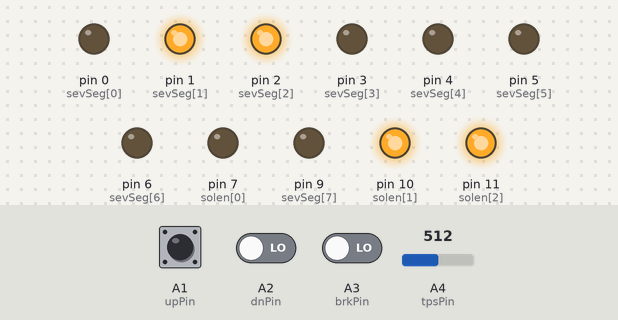
A sketch run on a simulated Arduino Uno, built with avr-gcc and run on an emulated ATmega328P. Parts: output pins drawn as LEDs (lit = HIGH). The test bench sets the inputs (shaded band); at power-on: A1 (upPin) LOW, A2 (dnPin) LOW, A3 (brkPin) LOW, A4 (tpsPin) = 512.

Above: at 1.3 s.
1.4 s: A1 (upPin) pulled HIGH for 0.15 s
At 2.2 s:
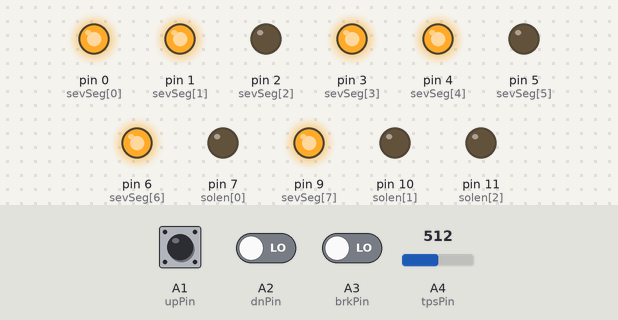
3.0 s: A2 (dnPin) driven HIGH
At 4.4 s:
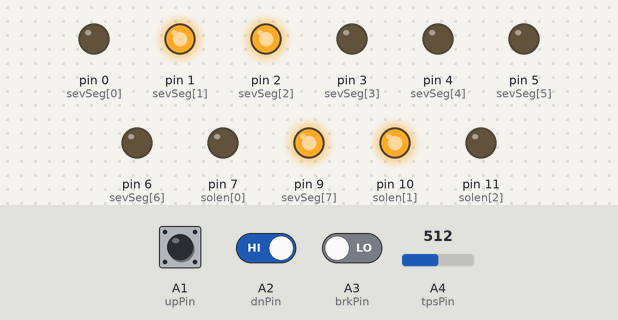
4.7 s: A3 (brkPin) driven HIGH
At 5.2 s:
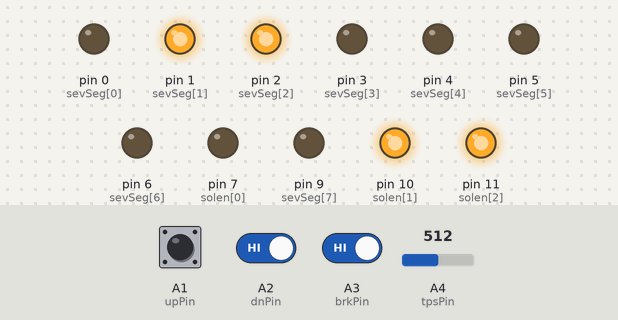
7.7 s: A3 (brkPin) driven LOW
At 8.2 s:
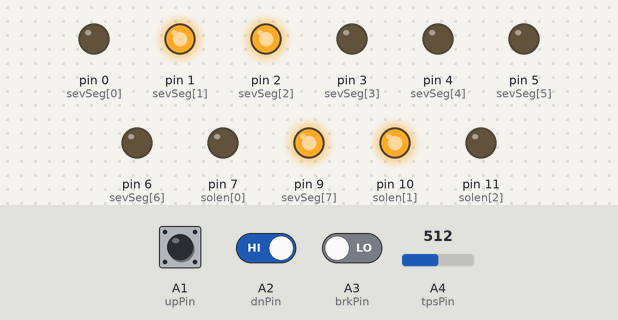
9.2 s: A1 (upPin) pulled HIGH for 1 s
At 9.35 s:
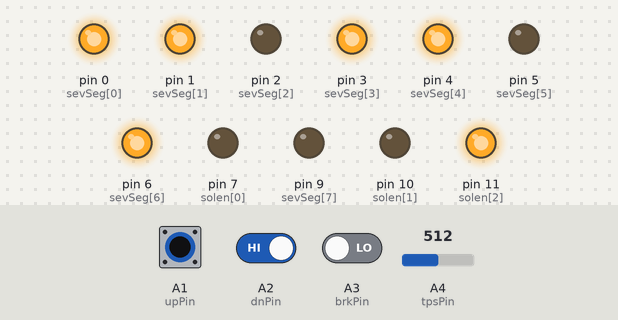
11.7 s: A1 (upPin) pulled HIGH for 0.15 s
At 12.5 s:
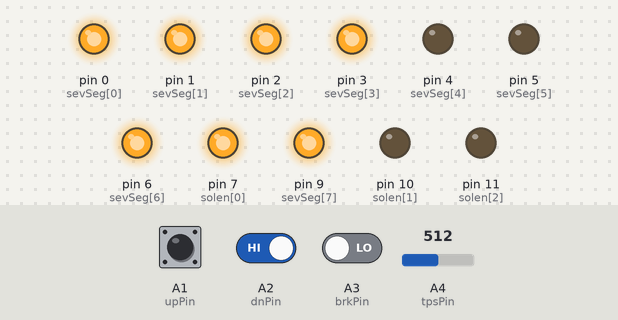
Timing chart, 0 to 14.4 s (numbered marks = the images above; inputs shaded):
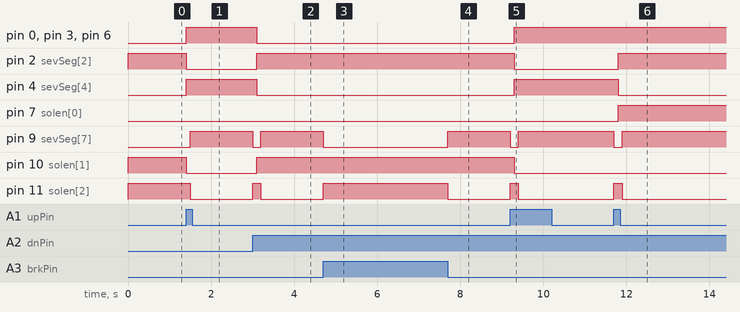

Measured:
- after the input at 1.4 s, pin 0 (sevSeg[0]), pin 3 (sevSeg[3]), pin 4 (sevSeg[4]), pin 6 (sevSeg[6]): LOW → HIGH at once; pin 2 (sevSeg[2]), pin 10 (solen[1]): HIGH → LOW at once; pin 9 (sevSeg[7]): LOW → HIGH after 0.10 s; pin 11 (solen[2]): HIGH → LOW after 0.10 s
- after the input at 3.0 s, pin 0 (sevSeg[0]), pin 3 (sevSeg[3]), pin 4 (sevSeg[4]), pin 6 (sevSeg[6]): HIGH → LOW after 0.10 s; pin 2 (sevSeg[2]), pin 10 (solen[1]): LOW → HIGH after 0.10 s; pin 9 (sevSeg[7]): HIGH → LOW at once, → HIGH 0.20 s later; pin 11 (solen[2]): LOW → HIGH at once, → LOW 0.20 s later
- after the input at 4.7 s, pin 9 (sevSeg[7]): HIGH → LOW at once; pin 11 (solen[2]): LOW → HIGH at once
- after the input at 7.7 s, pin 9 (sevSeg[7]): LOW → HIGH at once; pin 11 (solen[2]): HIGH → LOW at once
- after the input at 9.2 s, pin 0 (sevSeg[0]), pin 3 (sevSeg[3]), pin 4 (sevSeg[4]), pin 6 (sevSeg[6]): LOW → HIGH after 0.10 s; pin 2 (sevSeg[2]), pin 10 (solen[1]): HIGH → LOW after 0.10 s; pin 9 (sevSeg[7]): HIGH → LOW at once, → HIGH 0.20 s later; pin 11 (solen[2]): LOW → HIGH at once, → LOW 0.20 s later
- after the input at 11.7 s, pin 2 (sevSeg[2]), pin 7 (solen[0]): LOW → HIGH after 0.10 s; pin 4 (sevSeg[4]): HIGH → LOW after 0.10 s; pin 9 (sevSeg[7]): HIGH → LOW at once, → HIGH 0.20 s later; pin 11 (solen[2]): LOW → HIGH at once, → LOW 0.20 s later

The sketch:

shifter_aug01a.ino
```cpp
/*
 * a() b() c() d() e() f() g() DP()
 * set brightness with resistor value
 * 1st = b,c
 * 2nd = a,b,d,e,g
 * 3rd = a,b,c,d,g
 * 4th = b,c,f,g
 * TC = DP
 */

// PINOUT
 const int sevSeg[] = {0,1,2,3,4,5,6,9}; //{a,b,c,d,e,f,g,DP}; CC to groud
 const int solen[] = {7,10,11}; //{sol1,sol2,sol3}; (inversed by relay board)
 const int upPin = A1;       //
 const int dnPin = A2;       //
 const int brkPin = A3;      //
 const int tpsPin = A4;      // analog
 //const in spdPin = A2;      // analog

// VARS
 int upState = 0;
 int lastUp = 0;
 int dnState = 0;
 int lastDn = 0;
 int brkState = 0;
 int lastBrk = 0;
 int tpsValue = 0;
 int lastTC = 0;
 int curGear = 1;
 int delTime = 100;
 int tpsThresh = 300;
 unsigned long TCtime = 0;
 unsigned long TCdelay = 3000;

typedef struct {
  int disp[8];   // high and low for full display
  int sol[3];    // high and low for 2 solenoids
} gear;
gear gearArr[] {
  {{0,0,0,0,0,0,0,0},{1,1,1}},
  {{LOW,HIGH,HIGH,LOW,LOW,LOW,LOW,LOW},{LOW,HIGH,HIGH}},
  {{HIGH,HIGH,LOW,HIGH,HIGH,LOW,HIGH,LOW},{LOW,LOW,HIGH}},
  {{HIGH,HIGH,HIGH,HIGH,LOW,LOW,HIGH,LOW},{HIGH,LOW,HIGH}},
  {{LOW,HIGH,HIGH,LOW,LOW,HIGH,HIGH,LOW},{HIGH,HIGH,HIGH}}
};

void setup() {
  //inputs
  pinMode(upPin,INPUT);
  pinMode(dnPin,INPUT);
  pinMode(brkPin,INPUT);
  //outputs
  for (int i=0 ; i<8 ; i++) {
    pinMode(sevSeg[i],OUTPUT);
  }
  for (int i=0 ; i<3 ; i++) {
    pinMode(solen[i],OUTPUT);
  }
  //initialize first gear
  setSolen(gearArr[1]);
  setDisp(gearArr[1]);
  curGear = 1;
  digitalWrite(solen[2],HIGH);
  digitalWrite(sevSeg[7],LOW);
  lastTC = LOW;
  delay(delTime);
}

void loop() {
  // collect switch states
  upState = digitalRead(upPin);
  dnState = digitalRead(dnPin);
  brkState = digitalRead(brkPin);
  tpsValue = analogRead(tpsPin);
  // test up switch
  if(upState != lastUp) {
    if(upState == HIGH) {
      upGear(curGear);
    }
  }
  lastUp = upState;
  // test down switch
  if(dnState != lastDn) {
    if(dnState == HIGH) {
      dnGear(curGear);
    }
  }
  lastDn = dnState;
  // test brake switch
  if(brkState != lastBrk) {
    if(brkState == HIGH) {
      if(lastTC == HIGH) {
        digitalWrite(solen[2],HIGH);
        digitalWrite(sevSeg[7],LOW);
        lastTC = LOW;
        delay(delTime);
      }
    }
  }
  // use tps for TC lock in first
  if(curGear == 1) {
    if(tpsValue < tpsThresh) {
      TCtime = millis();
    }
    if(millis() - TCtime > TCdelay) {
      digitalWrite(solen[2],LOW);
      digitalWrite(sevSeg[7],HIGH);
      lastTC = HIGH;
    }
  }
}

void upGear(int curr) {
  if (curr > 3 || curr < 1) {
    return;
  }
  //step1 - TC delay
  if(lastTC != LOW) {
    digitalWrite(solen[2],HIGH);
    digitalWrite(sevSeg[7],LOW);
    lastTC = LOW;
    delay(delTime);
  }
  //step2 - set gear & display
  curr++;
  setSolen(gearArr[curr]);
  setDisp(gearArr[curr]);
  delay(delTime);
  //step3 - set TC
  curGear = curr;
  digitalWrite(solen[2],LOW);
  digitalWrite(sevSeg[7],HIGH);
  lastTC = HIGH;
}
void dnGear(int curr) {
  if (curr > 4 || curr < 2) {
    return;
  }
  //step1 - TC delay
  if(lastTC != LOW) {
    digitalWrite(solen[2],HIGH);
    digitalWrite(sevSeg[7],LOW);
    lastTC = LOW;
    delay(delTime);
  }
  //step2 - set gear & display
  curr--;
  setSolen(gearArr[curr]);
  setDisp(gearArr[curr]);
  delay(delTime);
  //step3 - set TC
  curGear = curr;
  digitalWrite(solen[2],LOW);
  digitalWrite(sevSeg[7],HIGH);
  lastTC = HIGH;
}

void setSolen(gear nt) {
  for (int i=0; i<2 ; i++) {
    digitalWrite(solen[i],nt.sol[i]);
  }
}

void setDisp(gear nt) {
  for (int i=0 ; i<7 ; i++) {
    digitalWrite(sevSeg[i],nt.disp[i]);
  }
}
```
